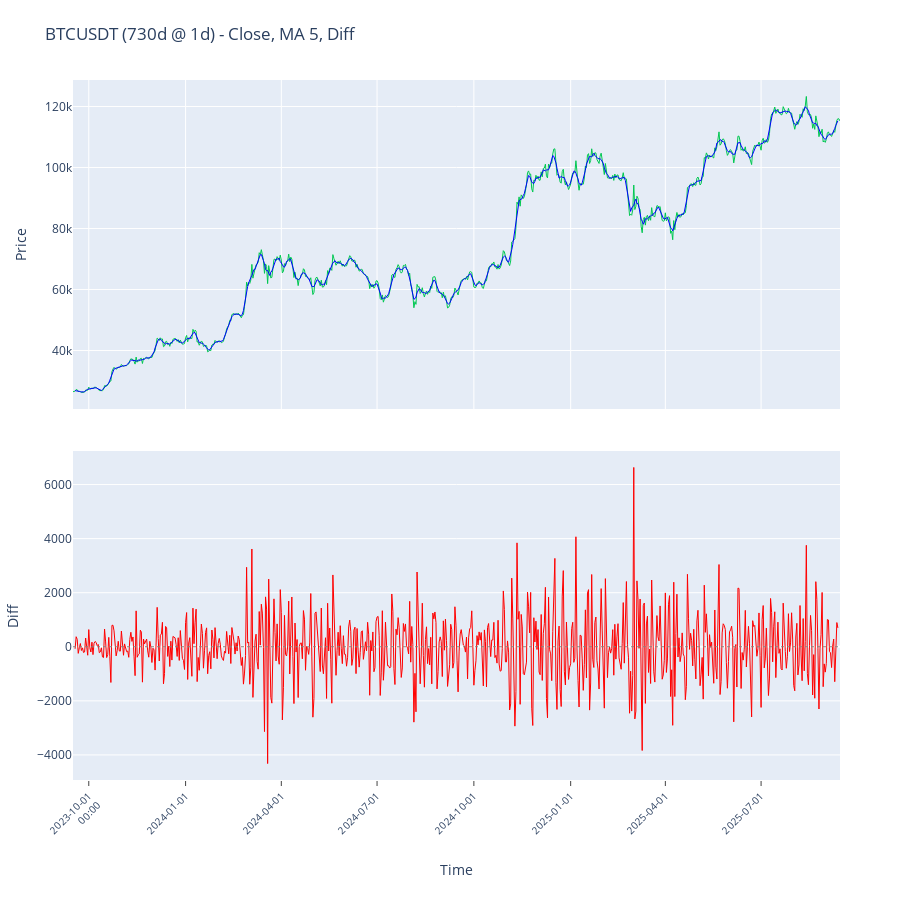

Write notebook code for a chart like this one.
### Code cell
# VISUALISATION INTERACTIVE

import plotly.graph_objects as go
from plotly.subplots import make_subplots
import numpy as np

# Paramètre de moyenne mobile (modifiable)
MA_PERIOD = 5

if len(df_btc) > 0:
    # Calculer la moyenne mobile sur les MA_PERIOD dernières périodes
    df_btc[f'ma_{MA_PERIOD}'] = df_btc['close'].rolling(window=MA_PERIOD).mean()
    # Décalage vers la gauche pour aligner (la fin des données n'est pas importante)
    decalage = MA_PERIOD // 2
    df_btc[f'ma_{MA_PERIOD}_shifted'] = df_btc[f'ma_{MA_PERIOD}'].shift(-decalage)

    # Calculer la différence entre close et la MA décalée
    df_btc['diff_close_ma'] = df_btc['close'] - df_btc[f'ma_{MA_PERIOD}_shifted']

    # (FFT supprimée — nous conservons seulement la série des différences)
    difference_values = df_btc['diff_close_ma'].dropna().values

    # --- Création de deux subplots empilés (prix au-dessus, diff en-dessous) ---
    fig = make_subplots(
        rows=2,
        cols=1,
        shared_xaxes=True,
        vertical_spacing=0.06,
        specs=[[{}],
               [{}]],
    )

    # Prix + MA sur la première rangée (row=1)
    fig.add_trace(
        go.Scatter(x=df_btc.index, y=df_btc['close'], mode='lines', name=f"{SYMBOL} Close", line=dict(color='#00c851', width=1)),
        row=1,
        col=1,
    )
    fig.add_trace(
        go.Scatter(x=df_btc.index, y=df_btc[f'ma_{MA_PERIOD}_shifted'], mode='lines', name=f"MA {MA_PERIOD} (shifted)", line=dict(color='blue', width=1)),
        row=1,
        col=1,
    )

    # Différence sur la deuxième rangée (row=2)
    fig.add_trace(
        go.Scatter(x=df_btc.index, y=df_btc['diff_close_ma'], mode='lines', name='Close - MA (shifted)', line=dict(color='red', width=1)),
        row=2,
        col=1,
    )

    # Ajouter une ligne horizontale fine et pointillée (y=0) sur la rangée du bas
    try:
        fig.add_hline(y=0, line=dict(color='gray', dash='dot', width=1), row=2, col=1)
    except Exception:
        try:
            fig.add_shape(
                type='line',
                x0=df_btc.index.min(), x1=df_btc.index.max(),
                y0=0, y1=0,
                xref='x', yref='y',
                line=dict(color='gray', dash='dot', width=1),
                row=2, col=1,
            )
        except Exception:
            pass

    # Layout improvements
    fig.update_layout(
        height=900,
        showlegend=False,
        legend=dict(orientation='h', yanchor='bottom', y=1.02, xanchor='right', x=1),
        hovermode='x unified',
        title_text=f"{SYMBOL} ({DUREE_JOURS}d @ {INTERVAL}) - Close, MA {MA_PERIOD}, Diff", 
        margin=dict(l=60, r=60, t=80, b=120),
    )

    # Axis labels: primary Y (row 1) = Price, row 2 = Diff
    fig.update_yaxes(title_text='Price', row=1, col=1)
    fig.update_yaxes(title_text='Diff', row=2, col=1)

    # Configure X-axis appearance for datetime subplot (apply to bottom axis)
    date_xargs = dict(type='date', tickformat="%Y-%m-%d\n%H:%M", tickangle=-45, tickfont=dict(size=10), nticks=8, ticks='outside', showgrid=False, showticklabels=True, title_standoff=20)
    try:
        x0 = df_btc.index.min()
        x1 = df_btc.index.max()
        fig.update_xaxes(range=[x0, x1], title_text='Time', **date_xargs, row=2, col=1)
        # masquer les labels X pour la première rangée pour éviter chevauchement
        fig.update_xaxes(showticklabels=False, row=1, col=1)
    except Exception:
        fig.update_xaxes(title_text='Time', **date_xargs, row=2, col=1)

    # Affichage simple
    try:
        fig.show(renderer='vscode')
    except Exception as e:
        print("Erreur: impossible d'afficher la figure avec le renderer 'vscode'.")
        print("Détail: ", str(e))

### Figure 1 — Plotly figure (JSON) as saved in the notebook; plotly's stock layout.template omitted (floating-point values rounded to 4 significant figures; data arrays with more than 128 entries replaced by an {"elided": "..."} marker saying what was removed)
{"data": [{"line": {"color": "#00c851", "width": 1}, "mode": "lines", "name": "BTCUSDT Close", "type": "scatter", "x": {"elided": "730 str values"}, "xaxis": "x", "y": {"elided": "730 float values"}, "yaxis": "y"}, {"line": {"color": "blue", "width": 1}, "mode": "lines", "name": "MA 5 (shifted)", "type": "scatter", "x": {"elided": "730 str values"}, "xaxis": "x", "y": {"elided": "730 float values"}, "yaxis": "y"}, {"line": {"color": "red", "width": 1}, "mode": "lines", "name": "Close - MA (shifted)", "type": "scatter", "x": {"elided": "730 str values"}, "xaxis": "x2", "y": {"elided": "730 float values"}, "yaxis": "y2"}], "layout": {"height": 900, "hovermode": "x unified", "legend": {"orientation": "h", "x": 1, "xanchor": "right", "y": 1.02, "yanchor": "bottom"}, "margin": {"b": 120, "l": 60, "r": 60, "t": 80}, "shapes": [{"line": {"color": "gray", "dash": "dot", "width": 1}, "type": "line", "x0": 0, "x1": 1, "xref": "x2 domain", "y0": 0, "y1": 0, "yref": "y2"}], "showlegend": false, "title": {"text": "BTCUSDT (730d @ 1d) - Close, MA 5, Diff"}, "xaxis": {"anchor": "y", "domain": [0, 1], "matches": "x2", "showticklabels": false}, "xaxis2": {"anchor": "y2", "domain": [0, 1], "nticks": 8, "range": ["2023-09-16T00:00:00", "2025-09-14T00:00:00"], "showgrid": false, "showticklabels": true, "tickangle": -45, "tickfont": {"size": 10}, "tickformat": "%Y-%m-%d\n%H:%M", "ticks": "outside", "title": {"standoff": 20, "text": "Time"}, "type": "date"}, "yaxis": {"anchor": "x", "domain": [0.53, 1], "title": {"text": "Price"}}, "yaxis2": {"anchor": "x2", "domain": [0, 0.47], "title": {"text": "Diff"}}}}
